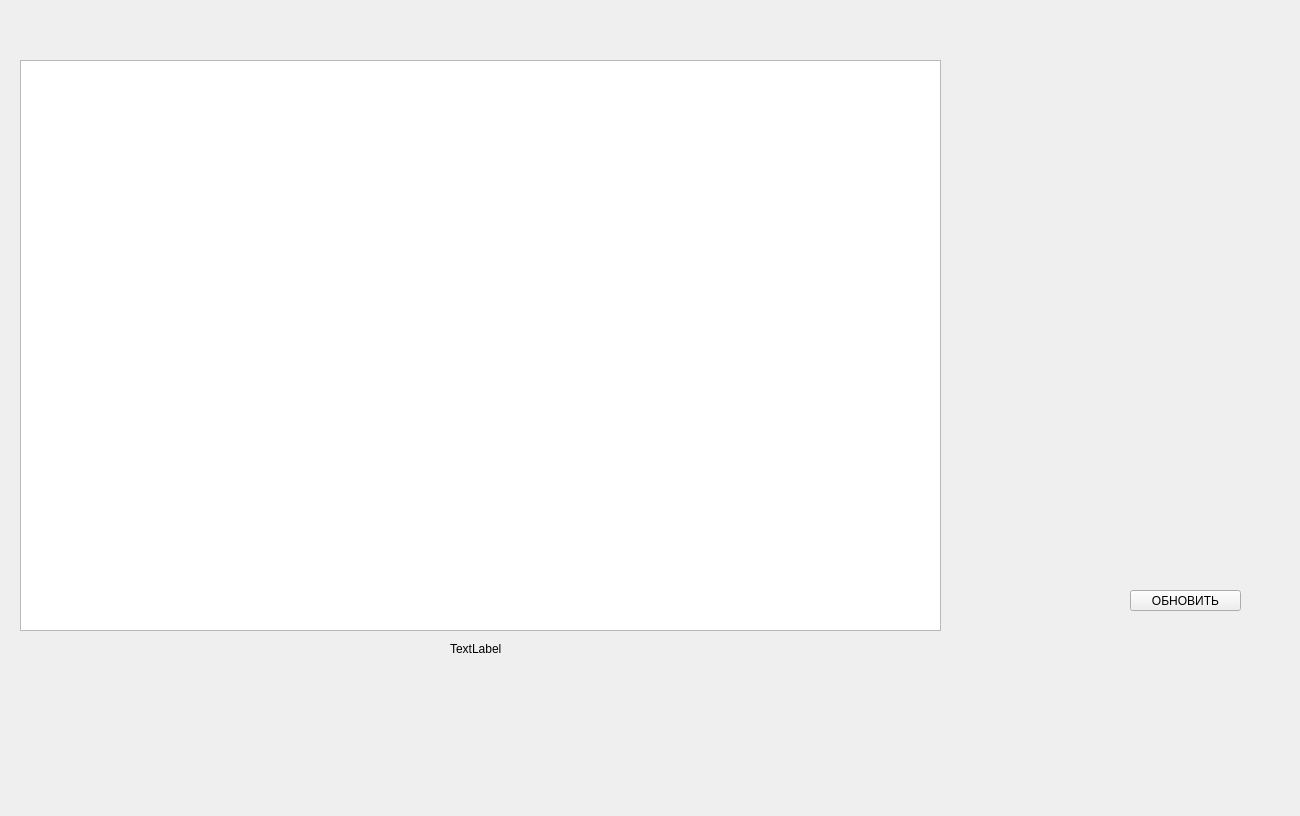
<?xml version="1.0" encoding="UTF-8"?>
<ui version="4.0">
 <class>FormTable</class>
 <widget class="QWidget" name="FormTable">
  <property name="geometry">
   <rect>
    <x>0</x>
    <y>0</y>
    <width>1300</width>
    <height>816</height>
   </rect>
  </property>
  <property name="windowTitle">
   <string>Form</string>
  </property>
  <widget class="QTableView" name="tableView">
   <property name="geometry">
    <rect>
     <x>20</x>
     <y>60</y>
     <width>921</width>
     <height>571</height>
    </rect>
   </property>
  </widget>
  <widget class="QWidget" name="verticalLayoutWidget">
   <property name="geometry">
    <rect>
     <x>100</x>
     <y>0</y>
     <width>701</width>
     <height>51</height>
    </rect>
   </property>
   <layout class="QVBoxLayout" name="verticalLayout"/>
  </widget>
  <widget class="QWidget" name="verticalLayoutWidget_2">
   <property name="geometry">
    <rect>
     <x>960</x>
     <y>120</y>
     <width>301</width>
     <height>461</height>
    </rect>
   </property>
   <layout class="QVBoxLayout" name="verticalLayout_2"/>
  </widget>
  <widget class="QWidget" name="verticalLayoutWidget_3">
   <property name="geometry">
    <rect>
     <x>980</x>
     <y>590</y>
     <width>121</width>
     <height>21</height>
    </rect>
   </property>
   <layout class="QVBoxLayout" name="verticalLayout_3"/>
  </widget>
  <widget class="QLabel" name="labelTable">
   <property name="geometry">
    <rect>
     <x>450</x>
     <y>640</y>
     <width>101</width>
     <height>17</height>
    </rect>
   </property>
   <property name="text">
    <string>TextLabel</string>
   </property>
  </widget>
  <widget class="QPushButton" name="pushUpdate">
   <property name="geometry">
    <rect>
     <x>1130</x>
     <y>590</y>
     <width>111</width>
     <height>21</height>
    </rect>
   </property>
   <property name="text">
    <string>ОБНОВИТЬ</string>
   </property>
  </widget>
 </widget>
 <resources/>
 <connections/>
</ui>
